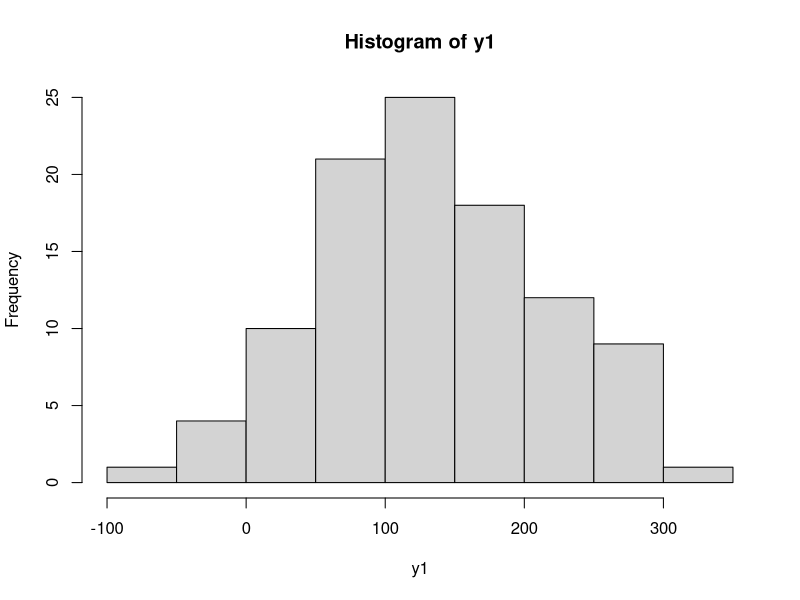
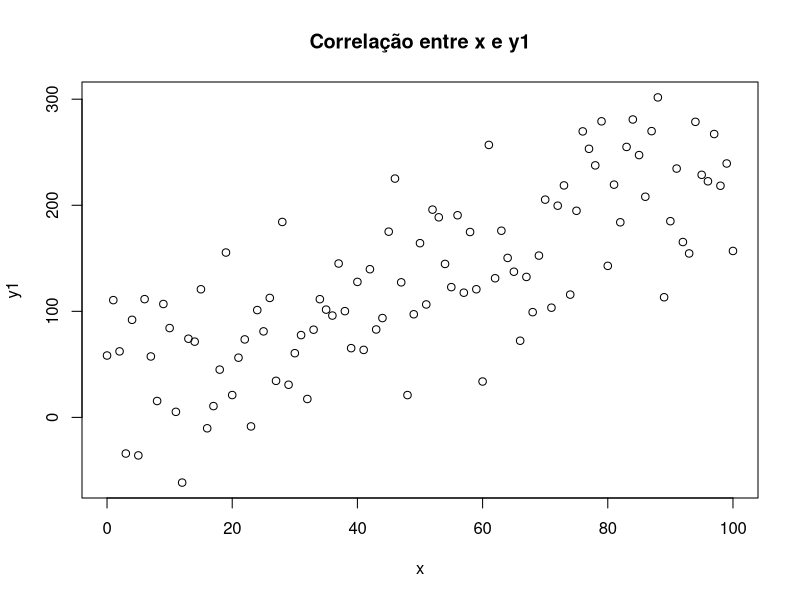

Recreate these plots in R, in order. (Note: this script raises an error after producing the figures.)
# Lista de Exercícios Parte 1

# Configurando o diretório de trabalho
# Coloque entre aspas o diretório de trabalho que você está usando no seu computador
# Não use diretórios com espaço no nome
setwd("/Users/ls_rafael/Documents/GitHub/prevendo_ocorrencia_de_cancer/Exercicios")
getwd()


## Exercício 1 - Massa de dados aleatória

# Criando a massa de dados (apesar de aleatória, y possui uma relação com os dados de x)
x <- seq(0, 100)
y <- 2 * x + 35

# Imprimindo as variáveis
x
y

# Gerando uma distribuição normal
?rnorm
y1 <- y + rnorm(101, 0, 50)
y1
hist(y1)

# Crie um plot do relacionamento de x e y1
cor(x,y1)
plot(x,y1, main = 'Correlação entre x e y1')

?pairs
pairs(x,y1)


# Crie um modelo de regressão para as duas variáveis x e y1


# Capture os coeficentes


# Fórmula de Regressão
y2 <- a + b*x

# Visualize a linha de regressão


# Simulando outras possíveis linhas de regressão
y3 <- (y2[51]-50*(b-1))+(b-1)*x
y4 <- (y2[51]-50*(b+1))+(b+1)*x
y5 <- (y2[51]-50*(b+2))+(b+2)*x
lines(x,y3,lty=3)
lines(x,y4,lty=3)
lines(x,y5,lty=3)


## Exercício 2 - Pesquisa sobre idade e tempo de reação

# Criando os dados
Idade <- c(9,13,14,21,15,18,20,8,14,23,16,21,10,12,20,
           9,13,5,15,21)

Tempo <- c(17.87,13.75,12.72,6.98,11.01,10.48,10.19,19.11,
           12.72,0.45,10.67,1.59,14.91,14.14,9.40,16.23,
           12.74,20.64,12.34,6.44)

# Crie um Gráfico de Dispersão (ScatterPlot)


# Crie um modelo de regressão


# Calcule a reta de regressão


# Crie o gráfico da reta



# Exercício 3 - Relação entre altura e peso

# Criando os dados
alturas = c(176, 154, 138, 196, 132, 176, 181, 169, 150, 175)
pesos = c(82, 49, 53, 112, 47, 69, 77, 71, 62, 78)

plot(alturas, pesos, pch = 16, cex = 1.3, col = "blue", 
     main = "Altura x Peso", 
     ylab = "Peso Corporal (kg)", 
     xlab = "Altura (cm)")

# Crie o modelo de regressão


# Visualizando o modelo


# Gere a linha de regressão


# Faça as previsões de pesos com base na nova lista de alturas
alturas2 = data.frame(c(179, 152, 134, 197, 131, 178, 185, 162, 155, 172))


# Plot
plot(alturas, pesos, pch = 16, cex = 1.3, 
     col = "blue", 
     main = "Altura x Peso", 
     ylab = "Peso (kg)", 
     xlab = "Altura (cm)")

# Construindo a linha de regressão
abline(lm(pesos ~ alturas)) 

# Obtendo o tamanho de uma das amostras de dados
num <- length(alturas)
num

# Gerando um gráfico com os valores residuais
for (k in 1: num)  
  lines(c(alturas[k], alturas[k]), 
        c(pesos[k], pesos[k]))

# Gerando gráficos com a distribuição dos resíduos
par(mfrow = c(2,2))
plot(modelo)
